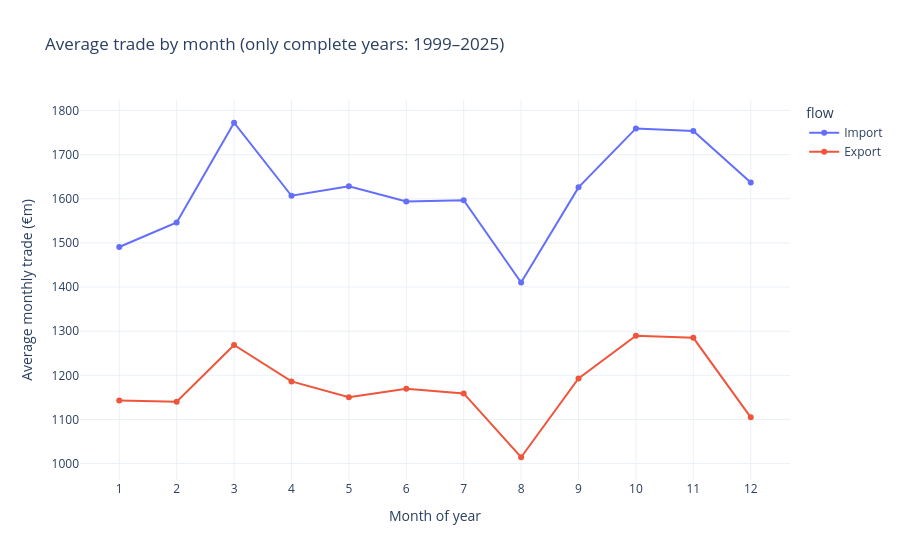
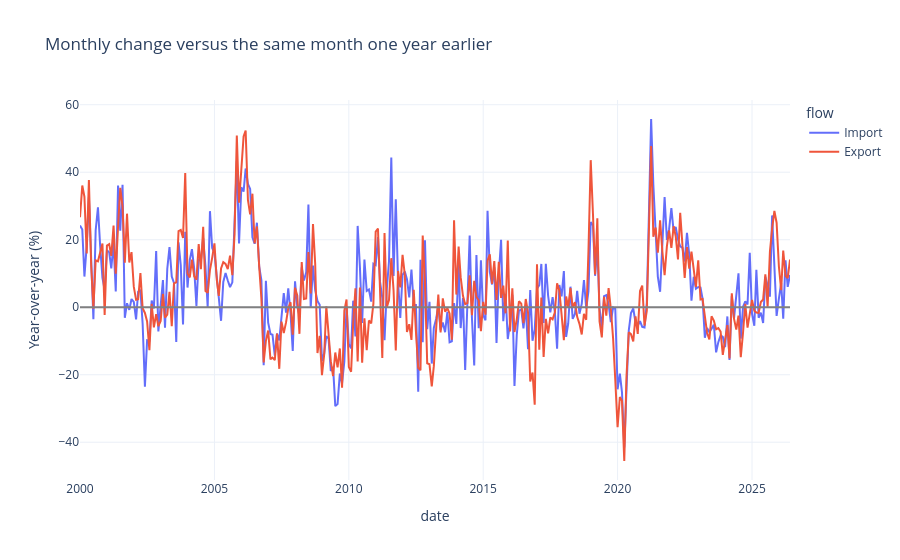

Notebook code for these charts, in order:
### Markdown cell above
## 8 · Monthly seasonality and year-over-year changes

Average each calendar month **across complete calendar years only**, to avoid distortion from partial years. Seasonal patterns can reflect holidays, inventory cycles, reporting and demand. They are descriptive associations, not proof of causes.

### Code cell
full_years = []
if not mon.empty:
    year_coverage = mon.assign(year=mon.index.year).groupby('year')[['Import','Export']].count()
    display(year_coverage.rename(columns={'Import':'Import months','Export':'Export months'}))
    full_years = year_coverage[(year_coverage[['Import','Export']].min(axis=1)==12)].index.tolist()
    if full_years:
        complete = mon[mon.index.year.isin(full_years)]
        seasonality = complete.groupby(complete.index.month)[['Import','Export']].mean()/1e6
        seaslong = seasonality.reset_index().melt(id_vars='date',var_name='flow',value_name='million_eur')
        fig = px.line(seaslong, x='date', y='million_eur', color='flow', markers=True,
                      title=f'Average trade by month (only complete years: {min(full_years)}–{max(full_years)})',
                      labels={'date':'Month of year','million_eur':'Average monthly trade (€m)'})
        fig.update_xaxes(dtick=1); fig.show()
    else:
        print('No years with all 12 months for both flows. Seasonality chart omitted.')
    mom_yoy = (mon / mon.shift(12) - 1)*100
    yoy_long = mom_yoy.replace([np.inf, -np.inf],np.nan).stack().dropna().reset_index()
    yoy_long.columns = ['date','flow','yoy_pct']
    if not yoy_long.empty:
        fig = px.line(yoy_long, x='date', y='yoy_pct', color='flow',
                      title='Monthly change versus the same month one year earlier',
                      labels={'yoy_pct':'Year-over-year (%)'})
        fig.add_hline(y=0,line_color='gray'); fig.show()

### Figure 1 — Plotly figure (JSON) as saved in the notebook; plotly's stock layout.template omitted (floating-point values rounded to 4 significant figures)
{"data": [{"hovertemplate": "flow=Import<br>Month of year=%{x}<br>Average monthly trade (€m)=%{y}<extra></extra>", "legendgroup": "Import", "line": {"color": "#636efa", "dash": "solid"}, "marker": {"symbol": "circle"}, "mode": "lines+markers", "name": "Import", "orientation": "v", "showlegend": true, "type": "scatter", "x": [1, 2, 3, 4, 5, 6, 7, 8, 9, 10, 11, 12], "xaxis": "x", "y": [1491.0, 1546.0, 1772.0, 1607.0, 1629.0, 1594.0, 1597.0, 1410.0, 1626.0, 1759.0, 1754.0, 1637.0], "yaxis": "y"}, {"hovertemplate": "flow=Export<br>Month of year=%{x}<br>Average monthly trade (€m)=%{y}<extra></extra>", "legendgroup": "Export", "line": {"color": "#EF553B", "dash": "solid"}, "marker": {"symbol": "circle"}, "mode": "lines+markers", "name": "Export", "orientation": "v", "showlegend": true, "type": "scatter", "x": [1, 2, 3, 4, 5, 6, 7, 8, 9, 10, 11, 12], "xaxis": "x", "y": [1143.0, 1140.0, 1269.0, 1186.0, 1150.0, 1170.0, 1159.0, 1014.0, 1193.0, 1290.0, 1285.0, 1105.0], "yaxis": "y"}], "layout": {"legend": {"title": {"text": "flow"}, "tracegroupgap": 0}, "title": {"text": "Average trade by month (only complete years: 1999–2025)"}, "xaxis": {"anchor": "y", "domain": [0, 1], "dtick": 1, "title": {"text": "Month of year"}}, "yaxis": {"anchor": "x", "domain": [0, 1], "title": {"text": "Average monthly trade (€m)"}}}}

### Figure 2 — Plotly figure (JSON) as saved in the notebook; plotly's stock layout.template omitted (floating-point values rounded to 4 significant figures; data arrays with more than 128 entries replaced by an {"elided": "..."} marker saying what was removed)
{"data": [{"hovertemplate": "flow=Import<br>date=%{x}<br>Year-over-year (%)=%{y}<extra></extra>", "legendgroup": "Import", "line": {"color": "#636efa", "dash": "solid"}, "marker": {"symbol": "circle"}, "mode": "lines", "name": "Import", "orientation": "v", "showlegend": true, "type": "scatter", "x": {"elided": "318 str values"}, "xaxis": "x", "y": {"elided": "318 float values"}, "yaxis": "y"}, {"hovertemplate": "flow=Export<br>date=%{x}<br>Year-over-year (%)=%{y}<extra></extra>", "legendgroup": "Export", "line": {"color": "#EF553B", "dash": "solid"}, "marker": {"symbol": "circle"}, "mode": "lines", "name": "Export", "orientation": "v", "showlegend": true, "type": "scatter", "x": {"elided": "318 str values"}, "xaxis": "x", "y": {"elided": "318 float values"}, "yaxis": "y"}], "layout": {"legend": {"title": {"text": "flow"}, "tracegroupgap": 0}, "shapes": [{"line": {"color": "gray"}, "type": "line", "x0": 0, "x1": 1, "xref": "x domain", "y0": 0, "y1": 0, "yref": "y"}], "title": {"text": "Monthly change versus the same month one year earlier"}, "xaxis": {"anchor": "y", "domain": [0, 1], "title": {"text": "date"}}, "yaxis": {"anchor": "x", "domain": [0, 1], "title": {"text": "Year-over-year (%)"}}}}
